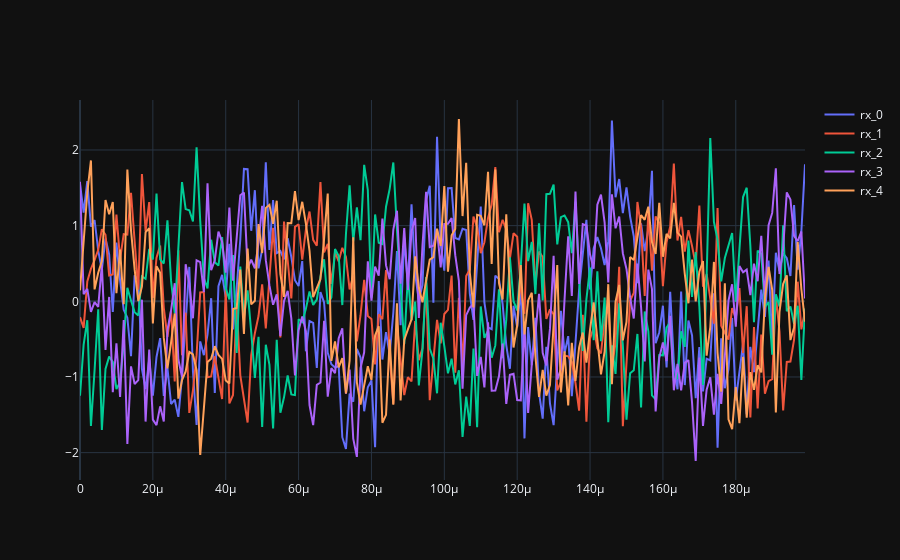

The code cell stored with this chart in its notebook:
### Markdown cell above
## Add some noise

### Code cell
rx_signals = beamforming.generate_noise_on_signal(rx_signals)

if use_matplotlib:
    for id, rx_signal in enumerate(rx_signals):
        plt.plot(np.asarray(rx_signal).squeeze().real[0:200], label='rx_' + str(id))
    plt.legend()
    plt.show()
else:
    fig = go.Figure()
    for id, rx_signal in enumerate(rx_signals):
        fig.add_trace(go.Scatter(x=t[0:200], y=np.asarray(rx_signal).squeeze().real[0:200], mode='lines', name='rx_' + str(id)))
    fig.update_layout(template="plotly_dark")
    fig.show()

### Figure 1 — Plotly figure (JSON) as saved in the notebook; plotly's stock layout.template omitted (floating-point values rounded to 4 significant figures; data arrays with more than 128 entries replaced by an {"elided": "..."} marker saying what was removed)
{"data": [{"mode": "lines", "name": "rx_0", "type": "scatter", "x": {"elided": "200 float values"}, "y": {"elided": "200 float values"}}, {"mode": "lines", "name": "rx_1", "type": "scatter", "x": {"elided": "200 float values"}, "y": {"elided": "200 float values"}}, {"mode": "lines", "name": "rx_2", "type": "scatter", "x": {"elided": "200 float values"}, "y": {"elided": "200 float values"}}, {"mode": "lines", "name": "rx_3", "type": "scatter", "x": {"elided": "200 float values"}, "y": {"elided": "200 float values"}}, {"mode": "lines", "name": "rx_4", "type": "scatter", "x": {"elided": "200 float values"}, "y": {"elided": "200 float values"}}], "layout": {}}
